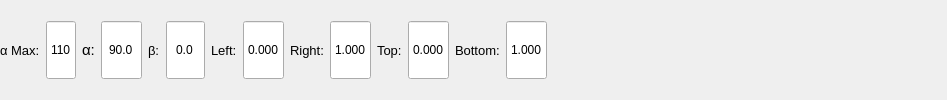
                   <widget class="QWidget" name="page_control_dash">
                    <layout class="QHBoxLayout" name="horizontalLayout_5">
                     <property name="leftMargin">
                      <number>0</number>
                     </property>
                     <property name="topMargin">
                      <number>0</number>
                     </property>
                     <property name="rightMargin">
                      <number>0</number>
                     </property>
                     <property name="bottomMargin">
                      <number>0</number>
                     </property>
                     <item>
                      <widget class="QLabel" name="label_66">
                       <property name="font">
                        <font>
                         <pointsize>10</pointsize>
                        </font>
                       </property>
                       <property name="text">
                        <string>α Max:</string>
                       </property>
                      </widget>
                     </item>
                     <item>
                      <widget class="QSpinBox" name="spinBox_alpha_max_dash">
                       <property name="sizePolicy">
                        <sizepolicy hsizetype="Preferred" vsizetype="Preferred">
                         <horstretch>0</horstretch>
                         <verstretch>0</verstretch>
                        </sizepolicy>
                       </property>
                       <property name="maximumSize">
                        <size>
                         <width>16777215</width>
                         <height>60</height>
                        </size>
                       </property>
                       <property name="alignment">
                        <set>Qt::AlignCenter</set>
                       </property>
                       <property name="buttonSymbols">
                        <enum>QAbstractSpinBox::NoButtons</enum>
                       </property>
                       <property name="maximum">
                        <number>110</number>
                       </property>
                       <property name="value">
                        <number>110</number>
                       </property>
                      </widget>
                     </item>
                     <item>
                      <widget class="QLabel" name="label_69">
                       <property name="font">
                        <font>
                         <pointsize>11</pointsize>
                        </font>
                       </property>
                       <property name="text">
                        <string>α:</string>
                       </property>
                      </widget>
                     </item>
                     <item>
                      <widget class="QDoubleSpinBox" name="doubleSpinBox_alpha_dash">
                       <property name="sizePolicy">
                        <sizepolicy hsizetype="Preferred" vsizetype="Preferred">
                         <horstretch>0</horstretch>
                         <verstretch>0</verstretch>
                        </sizepolicy>
                       </property>
                       <property name="maximumSize">
                        <size>
                         <width>16777215</width>
                         <height>60</height>
                        </size>
                       </property>
                       <property name="alignment">
                        <set>Qt::AlignCenter</set>
                       </property>
                       <property name="buttonSymbols">
                        <enum>QAbstractSpinBox::NoButtons</enum>
                       </property>
                       <property name="decimals">
                        <number>1</number>
                       </property>
                       <property name="maximum">
                        <double>200.000000000000000</double>
                       </property>
                       <property name="singleStep">
                        <double>0.500000000000000</double>
                       </property>
                       <property name="value">
                        <double>90.000000000000000</double>
                       </property>
                      </widget>
                     </item>
                     <item>
                      <widget class="QLabel" name="label_70">
                       <property name="font">
                        <font>
                         <pointsize>10</pointsize>
                        </font>
                       </property>
                       <property name="text">
                        <string>β:</string>
                       </property>
                      </widget>
                     </item>
                     <item>
                      <widget class="QDoubleSpinBox" name="doubleSpinBox_beta_dash">
                       <property name="sizePolicy">
                        <sizepolicy hsizetype="Preferred" vsizetype="Preferred">
                         <horstretch>0</horstretch>
                         <verstretch>0</verstretch>
                        </sizepolicy>
                       </property>
                       <property name="maximumSize">
                        <size>
                         <width>16777215</width>
                         <height>60</height>
                        </size>
                       </property>
                       <property name="alignment">
                        <set>Qt::AlignCenter</set>
                       </property>
                       <property name="buttonSymbols">
                        <enum>QAbstractSpinBox::NoButtons</enum>
                       </property>
                       <property name="decimals">
                        <number>1</number>
                       </property>
                       <property name="minimum">
                        <double>-90.000000000000000</double>
                       </property>
                       <property name="maximum">
                        <double>90.000000000000000</double>
                       </property>
                       <property name="singleStep">
                        <double>0.500000000000000</double>
                       </property>
                      </widget>
                     </item>
                     <item>
                      <widget class="QLabel" name="label_68">
                       <property name="font">
                        <font>
                         <pointsize>10</pointsize>
                        </font>
                       </property>
                       <property name="text">
                        <string>Left:</string>
                       </property>
                      </widget>
                     </item>
                     <item>
                      <widget class="QDoubleSpinBox" name="doubleSpinBox_crop_left_dash">
                       <property name="sizePolicy">
                        <sizepolicy hsizetype="Preferred" vsizetype="Preferred">
                         <horstretch>0</horstretch>
                         <verstretch>0</verstretch>
                        </sizepolicy>
                       </property>
                       <property name="maximumSize">
                        <size>
                         <width>16777215</width>
                         <height>60</height>
                        </size>
                       </property>
                       <property name="alignment">
                        <set>Qt::AlignCenter</set>
                       </property>
                       <property name="buttonSymbols">
                        <enum>QAbstractSpinBox::NoButtons</enum>
                       </property>
                       <property name="decimals">
                        <number>3</number>
                       </property>
                       <property name="maximum">
                        <double>1.000000000000000</double>
                       </property>
                       <property name="singleStep">
                        <double>0.001000000000000</double>
                       </property>
                      </widget>
                     </item>
                     <item>
                      <widget class="QLabel" name="label_67">
                       <property name="font">
                        <font>
                         <pointsize>10</pointsize>
                        </font>
                       </property>
                       <property name="text">
                        <string>Right:</string>
                       </property>
                      </widget>
                     </item>
                     <item>
                      <widget class="QDoubleSpinBox" name="doubleSpinBox_crop_right_dash">
                       <property name="sizePolicy">
                        <sizepolicy hsizetype="Preferred" vsizetype="Preferred">
                         <horstretch>0</horstretch>
                         <verstretch>0</verstretch>
                        </sizepolicy>
                       </property>
                       <property name="maximumSize">
                        <size>
                         <width>16777215</width>
                         <height>60</height>
                        </size>
                       </property>
                       <property name="alignment">
                        <set>Qt::AlignCenter</set>
                       </property>
                       <property name="buttonSymbols">
                        <enum>QAbstractSpinBox::NoButtons</enum>
                       </property>
                       <property name="decimals">
                        <number>3</number>
                       </property>
                       <property name="maximum">
                        <double>1.000000000000000</double>
                       </property>
                       <property name="singleStep">
                        <double>0.001000000000000</double>
                       </property>
                       <property name="value">
                        <double>1.000000000000000</double>
                       </property>
                      </widget>
                     </item>
                     <item>
                      <widget class="QLabel" name="label_65">
                       <property name="font">
                        <font>
                         <pointsize>10</pointsize>
                        </font>
                       </property>
                       <property name="text">
                        <string>Top:</string>
                       </property>
                      </widget>
                     </item>
                     <item>
                      <widget class="QDoubleSpinBox" name="doubleSpinBox_crop_top_dash">
                       <property name="sizePolicy">
                        <sizepolicy hsizetype="Preferred" vsizetype="Preferred">
                         <horstretch>0</horstretch>
                         <verstretch>0</verstretch>
                        </sizepolicy>
                       </property>
                       <property name="maximumSize">
                        <size>
                         <width>16777215</width>
                         <height>60</height>
                        </size>
                       </property>
                       <property name="alignment">
                        <set>Qt::AlignCenter</set>
                       </property>
                       <property name="buttonSymbols">
                        <enum>QAbstractSpinBox::NoButtons</enum>
                       </property>
                       <property name="decimals">
                        <number>3</number>
                       </property>
                       <property name="maximum">
                        <double>1.000000000000000</double>
                       </property>
                       <property name="singleStep">
                        <double>0.001000000000000</double>
                       </property>
                      </widget>
                     </item>
                     <item>
                      <widget class="QLabel" name="label_64">
                       <property name="font">
                        <font>
                         <pointsize>10</pointsize>
                        </font>
                       </property>
                       <property name="text">
                        <string>Bottom:</string>
                       </property>
                      </widget>
                     </item>
                     <item>
                      <widget class="QDoubleSpinBox" name="doubleSpinBox_crop_bottom_dash">
                       <property name="sizePolicy">
                        <sizepolicy hsizetype="Preferred" vsizetype="Preferred">
                         <horstretch>0</horstretch>
                         <verstretch>0</verstretch>
                        </sizepolicy>
                       </property>
                       <property name="maximumSize">
                        <size>
                         <width>16777215</width>
                         <height>60</height>
                        </size>
                       </property>
                       <property name="alignment">
                        <set>Qt::AlignCenter</set>
                       </property>
                       <property name="buttonSymbols">
                        <enum>QAbstractSpinBox::NoButtons</enum>
                       </property>
                       <property name="decimals">
                        <number>3</number>
                       </property>
                       <property name="maximum">
                        <double>1.000000000000000</double>
                       </property>
                       <property name="singleStep">
                        <double>0.001000000000000</double>
                       </property>
                       <property name="value">
                        <double>1.000000000000000</double>
                       </property>
                      </widget>
                     </item>
                     <item>
                      <spacer name="horizontalSpacer_4">
                       <property name="orientation">
                        <enum>Qt::Horizontal</enum>
                       </property>
                       <property name="sizeType">
                        <enum>QSizePolicy::Maximum</enum>
                       </property>
                       <property name="sizeHint" stdset="0">
                        <size>
                         <width>400</width>
                         <height>20</height>
                        </size>
                       </property>
                      </spacer>
                     </item>
                    </layout>
                   </widget>
